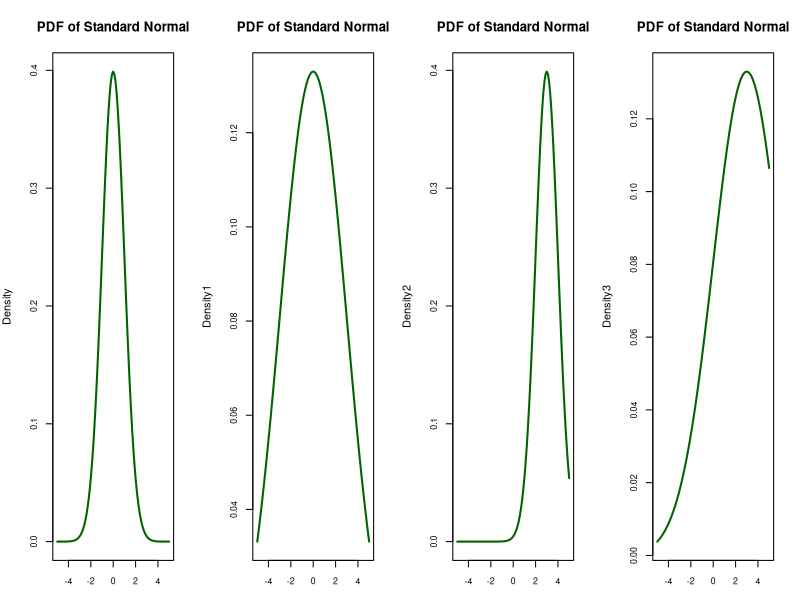
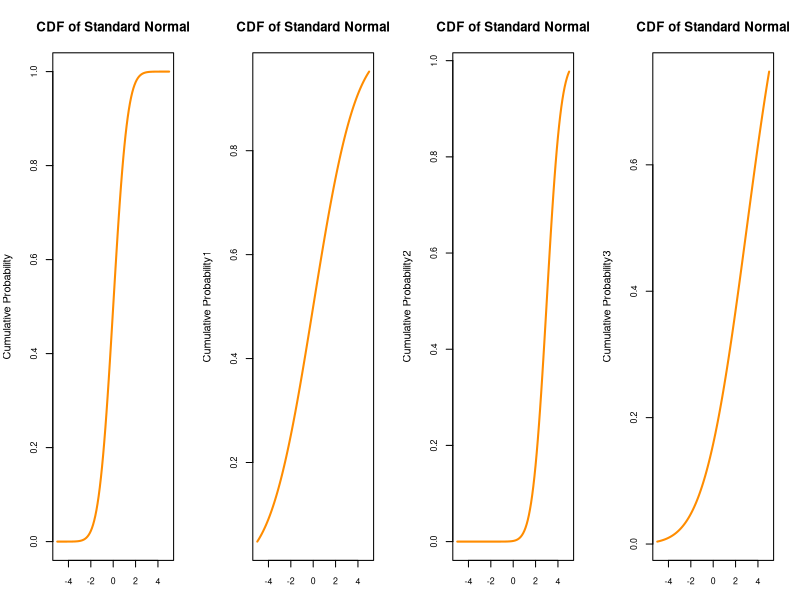
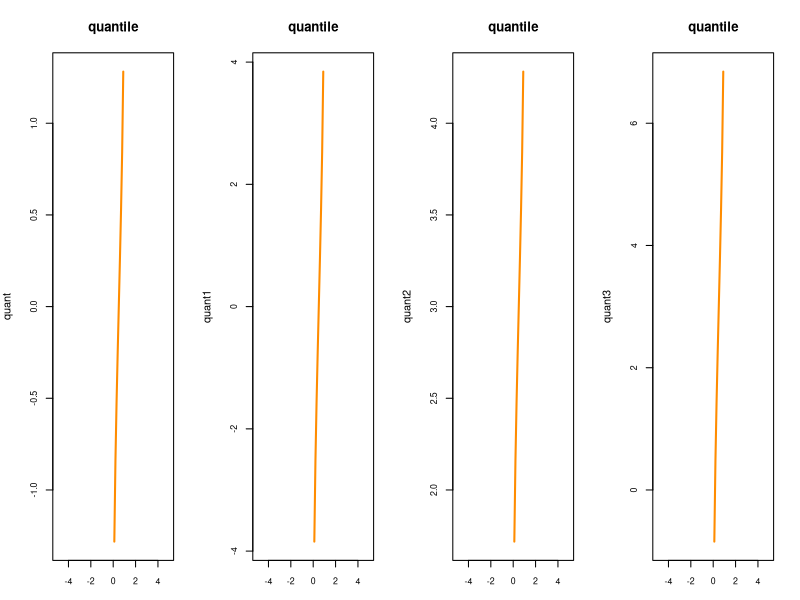

Here is the R script that generated these plots, in order:
xseq<-seq(-5,5,0.1)
densities<-dnorm(xseq, 0,1)
densities1<-dnorm(xseq, 0,3)
densities2<-dnorm(xseq, 3,1)
densities3<-dnorm(xseq, 3,3)

par(mfrow=c(1,4), mar=c(3,4,4,2))
plot(xseq, densities, col="darkgreen",xlab="", ylab="Density", type="l",lwd=2, cex=2, main="PDF of Standard Normal", cex.axis=.8)
plot(xseq, densities1, col="darkgreen",xlab="", ylab="Density1", type="l",lwd=2, cex=2, main="PDF of Standard Normal", cex.axis=.8)
plot(xseq, densities2, col="darkgreen",xlab="", ylab="Density2", type="l",lwd=2, cex=2, main="PDF of Standard Normal", cex.axis=.8)
plot(xseq, densities3, col="darkgreen",xlab="", ylab="Density3", type="l",lwd=2, cex=2, main="PDF of Standard Normal", cex.axis=.8)

cumulative<-pnorm(xseq, 0, 1)
cumulative1<-pnorm(xseq, 0, 3)
cumulative2<-pnorm(xseq, 3, 1)
cumulative3<-pnorm(xseq, 3, 3)
par(mfrow=c(1,4), mar=c(3,4,4,2))
plot(xseq, cumulative, col="darkorange", xlab="", ylab="Cumulative Probability",type="l",lwd=2, cex=2, main="CDF of Standard Normal", cex.axis=.8)
plot(xseq, cumulative1, col="darkorange", xlab="", ylab="Cumulative Probability1",type="l",lwd=2, cex=2, main="CDF of Standard Normal", cex.axis=.8)
plot(xseq, cumulative2, col="darkorange", xlab="", ylab="Cumulative Probability2",type="l",lwd=2, cex=2, main="CDF of Standard Normal", cex.axis=.8)
plot(xseq, cumulative3, col="darkorange", xlab="", ylab="Cumulative Probability3",type="l",lwd=2, cex=2, main="CDF of Standard Normal", cex.axis=.8)


quants<-qnorm(xseq,0,1)
quants1<-qnorm(xseq,0,3)
quants2<-qnorm(xseq,3,1)
quants3<-qnorm(xseq,3,3)
par(mfrow=c(1,4), mar=c(3,4,4,2))
plot(xseq, quants, col="darkorange", xlab="", ylab="quant",type="l",lwd=2, cex=2, main="quantile", cex.axis=.8)
plot(xseq, quants1, col="darkorange", xlab="", ylab="quant1",type="l",lwd=2, cex=2, main="quantile", cex.axis=.8)
plot(xseq, quants2, col="darkorange", xlab="", ylab="quant2",type="l",lwd=2, cex=2, main="quantile", cex.axis=.8)
plot(xseq, quants3, col="darkorange", xlab="", ylab="quant3",type="l",lwd=2, cex=2, main="quantile", cex.axis=.8)

